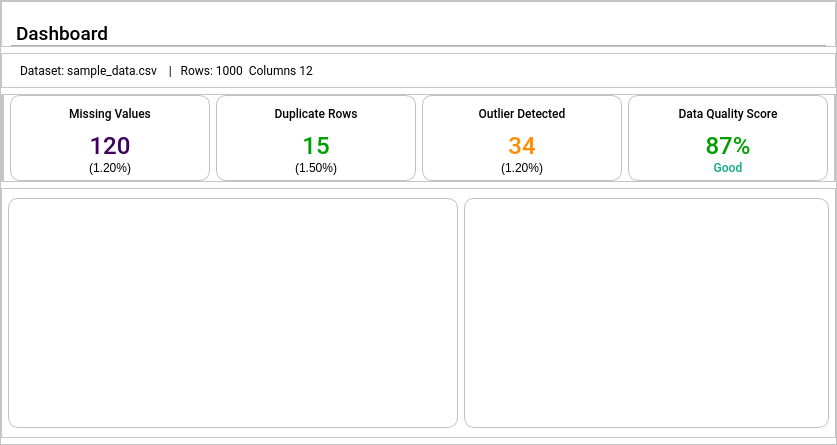
               <widget class="QWidget" name="dashboard_page">
                <layout class="QHBoxLayout" name="horizontalLayout_12">
                 <property name="spacing">
                  <number>0</number>
                 </property>
                 <property name="leftMargin">
                  <number>0</number>
                 </property>
                 <property name="topMargin">
                  <number>0</number>
                 </property>
                 <property name="rightMargin">
                  <number>0</number>
                 </property>
                 <property name="bottomMargin">
                  <number>0</number>
                 </property>
                 <item>
                  <widget class="QFrame" name="frame_16">
                   <property name="styleSheet">
                    <string notr="true">background-color: rgb(255, 255, 255);</string>
                   </property>
                   <property name="frameShape">
                    <enum>QFrame::StyledPanel</enum>
                   </property>
                   <property name="frameShadow">
                    <enum>QFrame::Raised</enum>
                   </property>
                   <layout class="QVBoxLayout" name="verticalLayout_7">
                    <property name="leftMargin">
                     <number>0</number>
                    </property>
                    <property name="topMargin">
                     <number>0</number>
                    </property>
                    <property name="rightMargin">
                     <number>0</number>
                    </property>
                    <property name="bottomMargin">
                     <number>0</number>
                    </property>
                    <item>
                     <widget class="QFrame" name="frame_17">
                      <property name="maximumSize">
                       <size>
                        <width>16777215</width>
                        <height>60</height>
                       </size>
                      </property>
                      <property name="frameShape">
                       <enum>QFrame::StyledPanel</enum>
                      </property>
                      <property name="frameShadow">
                       <enum>QFrame::Raised</enum>
                      </property>
                      <layout class="QHBoxLayout" name="horizontalLayout_13">
                       <property name="topMargin">
                        <number>20</number>
                       </property>
                       <property name="bottomMargin">
                        <number>0</number>
                       </property>
                       <item>
                        <widget class="QLabel" name="label_3">
                         <property name="font">
                          <font>
                           <family>Roboto Medium</family>
                           <pointsize>14</pointsize>
                          </font>
                         </property>
                         <property name="styleSheet">
                          <string notr="true">border-radius:0px;
border-bottom:1px solid rgb(177, 177, 177);</string>
                         </property>
                         <property name="text">
                          <string>Dashboard</string>
                         </property>
                        </widget>
                       </item>
                      </layout>
                     </widget>
                    </item>
                    <item>
                     <widget class="QFrame" name="frame_18">
                      <property name="maximumSize">
                       <size>
                        <width>16777215</width>
                        <height>50</height>
                       </size>
                      </property>
                      <property name="frameShape">
                       <enum>QFrame::StyledPanel</enum>
                      </property>
                      <property name="frameShadow">
                       <enum>QFrame::Raised</enum>
                      </property>
                      <layout class="QHBoxLayout" name="horizontalLayout_15">
                       <property name="leftMargin">
                        <number>18</number>
                       </property>
                       <property name="rightMargin">
                        <number>15</number>
                       </property>
                       <item>
                        <widget class="QLabel" name="dataset_label">
                         <property name="font">
                          <font>
                           <family>Roboto</family>
                           <pointsize>9</pointsize>
                          </font>
                         </property>
                         <property name="text">
                          <string>Dataset: sample_data.csv    |   Rows: 1000  Columns 12</string>
                         </property>
                        </widget>
                       </item>
                       <item>
                        <widget class="QLabel" name="dataset_row_col_num">
                         <property name="font">
                          <font>
                           <family>Roboto</family>
                           <pointsize>9</pointsize>
                          </font>
                         </property>
                         <property name="text">
                          <string/>
                         </property>
                         <property name="alignment">
                          <set>Qt::AlignRight|Qt::AlignTrailing|Qt::AlignVCenter</set>
                         </property>
                        </widget>
                       </item>
                      </layout>
                     </widget>
                    </item>
                    <item>
                     <widget class="QFrame" name="frame_19">
                      <property name="maximumSize">
                       <size>
                        <width>16777215</width>
                        <height>120</height>
                       </size>
                      </property>
                      <property name="frameShape">
                       <enum>QFrame::StyledPanel</enum>
                      </property>
                      <property name="frameShadow">
                       <enum>QFrame::Raised</enum>
                      </property>
                      <layout class="QHBoxLayout" name="horizontalLayout_16">
                       <property name="leftMargin">
                        <number>0</number>
                       </property>
                       <property name="topMargin">
                        <number>0</number>
                       </property>
                       <property name="rightMargin">
                        <number>0</number>
                       </property>
                       <property name="bottomMargin">
                        <number>0</number>
                       </property>
                       <item>
                        <widget class="QFrame" name="frame_22">
                         <property name="maximumSize">
                          <size>
                           <width>150</width>
                           <height>16777215</height>
                          </size>
                         </property>
                         <property name="frameShape">
                          <enum>QFrame::StyledPanel</enum>
                         </property>
                         <property name="frameShadow">
                          <enum>QFrame::Raised</enum>
                         </property>
                        </widget>
                       </item>
                       <item>
                        <widget class="QFrame" name="frame_23">
                         <property name="minimumSize">
                          <size>
                           <width>200</width>
                           <height>0</height>
                          </size>
                         </property>
                         <property name="maximumSize">
                          <size>
                           <width>16777215</width>
                           <height>16777215</height>
                          </size>
                         </property>
                         <property name="styleSheet">
                          <string notr="true">QFrame{
	border:1px solid rgb(193, 193, 193);
	border-radius:10px;
}</string>
                         </property>
                         <property name="frameShape">
                          <enum>QFrame::StyledPanel</enum>
                         </property>
                         <property name="frameShadow">
                          <enum>QFrame::Raised</enum>
                         </property>
                         <layout class="QVBoxLayout" name="verticalLayout_10">
                          <property name="spacing">
                           <number>0</number>
                          </property>
                          <property name="topMargin">
                           <number>10</number>
                          </property>
                          <property name="bottomMargin">
                           <number>5</number>
                          </property>
                          <item>
                           <widget class="QLabel" name="label_6">
                            <property name="font">
                             <font>
                              <family>Roboto Medium</family>
                              <pointsize>9</pointsize>
                             </font>
                            </property>
                            <property name="styleSheet">
                             <string notr="true">border:none;</string>
                            </property>
                            <property name="text">
                             <string>Missing Values</string>
                            </property>
                            <property name="alignment">
                             <set>Qt::AlignCenter</set>
                            </property>
                           </widget>
                          </item>
                          <item>
                           <widget class="QLabel" name="missing_value_num">
                            <property name="font">
                             <font>
                              <family>Roboto Medium</family>
                              <pointsize>18</pointsize>
                             </font>
                            </property>
                            <property name="styleSheet">
                             <string notr="true">border:none;
padding-top:10px;
color: rgb(63, 0, 94)</string>
                            </property>
                            <property name="text">
                             <string>120</string>
                            </property>
                            <property name="alignment">
                             <set>Qt::AlignCenter</set>
                            </property>
                           </widget>
                          </item>
                          <item>
                           <widget class="QLabel" name="missing_value_percent">
                            <property name="styleSheet">
                             <string notr="true">border:none;</string>
                            </property>
                            <property name="text">
                             <string>(1.20%)</string>
                            </property>
                            <property name="alignment">
                             <set>Qt::AlignCenter</set>
                            </property>
                           </widget>
                          </item>
                         </layout>
                        </widget>
                       </item>
                       <item>
                        <widget class="QFrame" name="frame_25">
                         <property name="minimumSize">
                          <size>
                           <width>200</width>
                           <height>0</height>
                          </size>
                         </property>
                         <property name="maximumSize">
                          <size>
                           <width>16777215</width>
                           <height>16777215</height>
                          </size>
                         </property>
                         <property name="styleSheet">
                          <string notr="true">QFrame{
	border:1px solid rgb(193, 193, 193);
	border-radius:10px;
}</string>
                         </property>
                         <property name="frameShape">
                          <enum>QFrame::StyledPanel</enum>
                         </property>
                         <property name="frameShadow">
                          <enum>QFrame::Raised</enum>
                         </property>
                         <layout class="QVBoxLayout" name="verticalLayout_11">
                          <property name="spacing">
                           <number>0</number>
                          </property>
                          <property name="topMargin">
                           <number>10</number>
                          </property>
                          <property name="bottomMargin">
                           <number>5</number>
                          </property>
                          <item>
                           <widget class="QLabel" name="label_9">
                            <property name="font">
                             <font>
                              <family>Roboto Medium</family>
                              <pointsize>9</pointsize>
                             </font>
                            </property>
                            <property name="styleSheet">
                             <string notr="true">border:none;</string>
                            </property>
                            <property name="text">
                             <string>Duplicate Rows</string>
                            </property>
                            <property name="alignment">
                             <set>Qt::AlignCenter</set>
                            </property>
                           </widget>
                          </item>
                          <item>
                           <widget class="QLabel" name="duplicate_rows_num">
                            <property name="font">
                             <font>
                              <family>Roboto Medium</family>
                              <pointsize>18</pointsize>
                             </font>
                            </property>
                            <property name="styleSheet">
                             <string notr="true">border:none;
padding-top:10px;
color: rgb(0, 158, 0)</string>
                            </property>
                            <property name="text">
                             <string>15</string>
                            </property>
                            <property name="alignment">
                             <set>Qt::AlignCenter</set>
                            </property>
                           </widget>
                          </item>
                          <item>
                           <widget class="QLabel" name="duplicate_rows_percent">
                            <property name="styleSheet">
                             <string notr="true">border:none;</string>
                            </property>
                            <property name="text">
                             <string>(1.50%)</string>
                            </property>
                            <property name="alignment">
                             <set>Qt::AlignCenter</set>
                            </property>
                           </widget>
                          </item>
                         </layout>
                        </widget>
                       </item>
                       <item>
                        <widget class="QFrame" name="frame_26">
                         <property name="minimumSize">
                          <size>
                           <width>200</width>
                           <height>0</height>
                          </size>
                         </property>
                         <property name="maximumSize">
                          <size>
                           <width>16777215</width>
                           <height>16777215</height>
                          </size>
                         </property>
                         <property name="styleSheet">
                          <string notr="true">QFrame{
	border:1px solid rgb(193, 193, 193);
	border-radius:10px;
}</string>
                         </property>
                         <property name="frameShape">
                          <enum>QFrame::StyledPanel</enum>
                         </property>
                         <property name="frameShadow">
                          <enum>QFrame::Raised</enum>
                         </property>
                         <layout class="QVBoxLayout" name="verticalLayout_12">
                          <property name="spacing">
                           <number>0</number>
                          </property>
                          <property name="topMargin">
                           <number>10</number>
                          </property>
                          <property name="bottomMargin">
                           <number>5</number>
                          </property>
                          <item>
                           <widget class="QLabel" name="label_12">
                            <property name="font">
                             <font>
                              <family>Roboto Medium</family>
                              <pointsize>9</pointsize>
                             </font>
                            </property>
                            <property name="styleSheet">
                             <string notr="true">border:none;</string>
                            </property>
                            <property name="text">
                             <string>Outlier Detected</string>
                            </property>
                            <property name="alignment">
                             <set>Qt::AlignCenter</set>
                            </property>
                           </widget>
                          </item>
                          <item>
                           <widget class="QLabel" name="outlier_num">
                            <property name="font">
                             <font>
                              <family>Roboto Medium</family>
                              <pointsize>18</pointsize>
                             </font>
                            </property>
                            <property name="styleSheet">
                             <string notr="true">border:none;
padding-top:10px;
color: rgb(255, 141, 1)</string>
                            </property>
                            <property name="text">
                             <string>34</string>
                            </property>
                            <property name="alignment">
                             <set>Qt::AlignCenter</set>
                            </property>
                           </widget>
                          </item>
                          <item>
                           <widget class="QLabel" name="outlier_percent">
                            <property name="styleSheet">
                             <string notr="true">border:none;</string>
                            </property>
                            <property name="text">
                             <string>(1.20%)</string>
                            </property>
                            <property name="alignment">
                             <set>Qt::AlignCenter</set>
                            </property>
                           </widget>
                          </item>
                         </layout>
                        </widget>
                       </item>
                       <item>
                        <widget class="QFrame" name="frame_27">
                         <property name="minimumSize">
                          <size>
                           <width>200</width>
                           <height>0</height>
                          </size>
                         </property>
                         <property name="maximumSize">
                          <size>
                           <width>16777215</width>
                           <height>16777215</height>
                          </size>
                         </property>
                         <property name="styleSheet">
                          <string notr="true">QFrame{
	border:1px solid rgb(193, 193, 193);
	border-radius:10px;
}</string>
                         </property>
                         <property name="frameShape">
                          <enum>QFrame::StyledPanel</enum>
                         </property>
                         <property name="frameShadow">
                          <enum>QFrame::Raised</enum>
                         </property>
                         <layout class="QVBoxLayout" name="verticalLayout_13">
                          <property name="spacing">
                           <number>0</number>
                          </property>
                          <property name="topMargin">
                           <number>10</number>
                          </property>
                          <property name="bottomMargin">
                           <number>5</number>
                          </property>
                          <item>
                           <widget class="QLabel" name="label_15">
                            <property name="font">
                             <font>
                              <family>Roboto Medium</family>
                              <pointsize>9</pointsize>
                             </font>
                            </property>
                            <property name="styleSheet">
                             <string notr="true">border:none;</string>
                            </property>
                            <property name="text">
                             <string>Data Quality Score</string>
                            </property>
                            <property name="alignment">
                             <set>Qt::AlignCenter</set>
                            </property>
                           </widget>
                          </item>
                          <item>
                           <widget class="QLabel" name="data_quality_score">
                            <property name="font">
                             <font>
                              <family>Roboto Medium</family>
                              <pointsize>18</pointsize>
                             </font>
                            </property>
                            <property name="styleSheet">
                             <string notr="true">border:none;
padding-top:10px;
color:  rgb(0, 158, 0)</string>
                            </property>
                            <property name="text">
                             <string>87%</string>
                            </property>
                            <property name="alignment">
                             <set>Qt::AlignCenter</set>
                            </property>
                           </widget>
                          </item>
                          <item>
                           <widget class="QLabel" name="data_quality_status">
                            <property name="font">
                             <font>
                              <family>Roboto Medium</family>
                             </font>
                            </property>
                            <property name="styleSheet">
                             <string notr="true">border:none;
color: rgb(0, 170, 127);</string>
                            </property>
                            <property name="text">
                             <string>Good</string>
                            </property>
                            <property name="alignment">
                             <set>Qt::AlignCenter</set>
                            </property>
                           </widget>
                          </item>
                         </layout>
                        </widget>
                       </item>
                       <item>
                        <widget class="QFrame" name="frame_28">
                         <property name="maximumSize">
                          <size>
                           <width>150</width>
                           <height>16777215</height>
                          </size>
                         </property>
                         <property name="frameShape">
                          <enum>QFrame::StyledPanel</enum>
                         </property>
                         <property name="frameShadow">
                          <enum>QFrame::Raised</enum>
                         </property>
                        </widget>
                       </item>
                      </layout>
                     </widget>
                    </item>
                    <item>
                     <widget class="QFrame" name="frame_20">
                      <property name="minimumSize">
                       <size>
                        <width>0</width>
                        <height>250</height>
                       </size>
                      </property>
                      <property name="frameShape">
                       <enum>QFrame::StyledPanel</enum>
                      </property>
                      <property name="frameShadow">
                       <enum>QFrame::Raised</enum>
                      </property>
                      <layout class="QHBoxLayout" name="horizontalLayout_17">
                       <property name="leftMargin">
                        <number>0</number>
                       </property>
                       <property name="rightMargin">
                        <number>0</number>
                       </property>
                       <item>
                        <widget class="QFrame" name="frame_29">
                         <property name="maximumSize">
                          <size>
                           <width>150</width>
                           <height>16777215</height>
                          </size>
                         </property>
                         <property name="frameShape">
                          <enum>QFrame::StyledPanel</enum>
                         </property>
                         <property name="frameShadow">
                          <enum>QFrame::Raised</enum>
                         </property>
                        </widget>
                       </item>
                       <item>
                        <widget class="QFrame" name="bar_frame">
                         <property name="minimumSize">
                          <size>
                           <width>450</width>
                           <height>0</height>
                          </size>
                         </property>
                         <property name="styleSheet">
                          <string notr="true">QFrame{
	border:1px solid rgb(193, 193, 193);
	border-radius:10px;
}</string>
                         </property>
                         <property name="frameShape">
                          <enum>QFrame::StyledPanel</enum>
                         </property>
                         <property name="frameShadow">
                          <enum>QFrame::Raised</enum>
                         </property>
                        </widget>
                       </item>
                       <item>
                        <widget class="QFrame" name="pie_chart_frame">
                         <property name="minimumSize">
                          <size>
                           <width>365</width>
                           <height>0</height>
                          </size>
                         </property>
                         <property name="maximumSize">
                          <size>
                           <width>16777215</width>
                           <height>16777215</height>
                          </size>
                         </property>
                         <property name="styleSheet">
                          <string notr="true">QFrame{
	border:1px solid rgb(193, 193, 193);
	border-radius:10px;
}</string>
                         </property>
                         <property name="frameShape">
                          <enum>QFrame::StyledPanel</enum>
                         </property>
                         <property name="frameShadow">
                          <enum>QFrame::Raised</enum>
                         </property>
                        </widget>
                       </item>
                       <item>
                        <widget class="QFrame" name="frame_32">
                         <property name="maximumSize">
                          <size>
                           <width>150</width>
                           <height>16777215</height>
                          </size>
                         </property>
                         <property name="frameShape">
                          <enum>QFrame::StyledPanel</enum>
                         </property>
                         <property name="frameShadow">
                          <enum>QFrame::Raised</enum>
                         </property>
                        </widget>
                       </item>
                      </layout>
                     </widget>
                    </item>
                    <item>
                     <widget class="QFrame" name="frame_21">
                      <property name="frameShape">
                       <enum>QFrame::StyledPanel</enum>
                      </property>
                      <property name="frameShadow">
                       <enum>QFrame::Raised</enum>
                      </property>
                     </widget>
                    </item>
                   </layout>
                  </widget>
                 </item>
                </layout>
               </widget>
